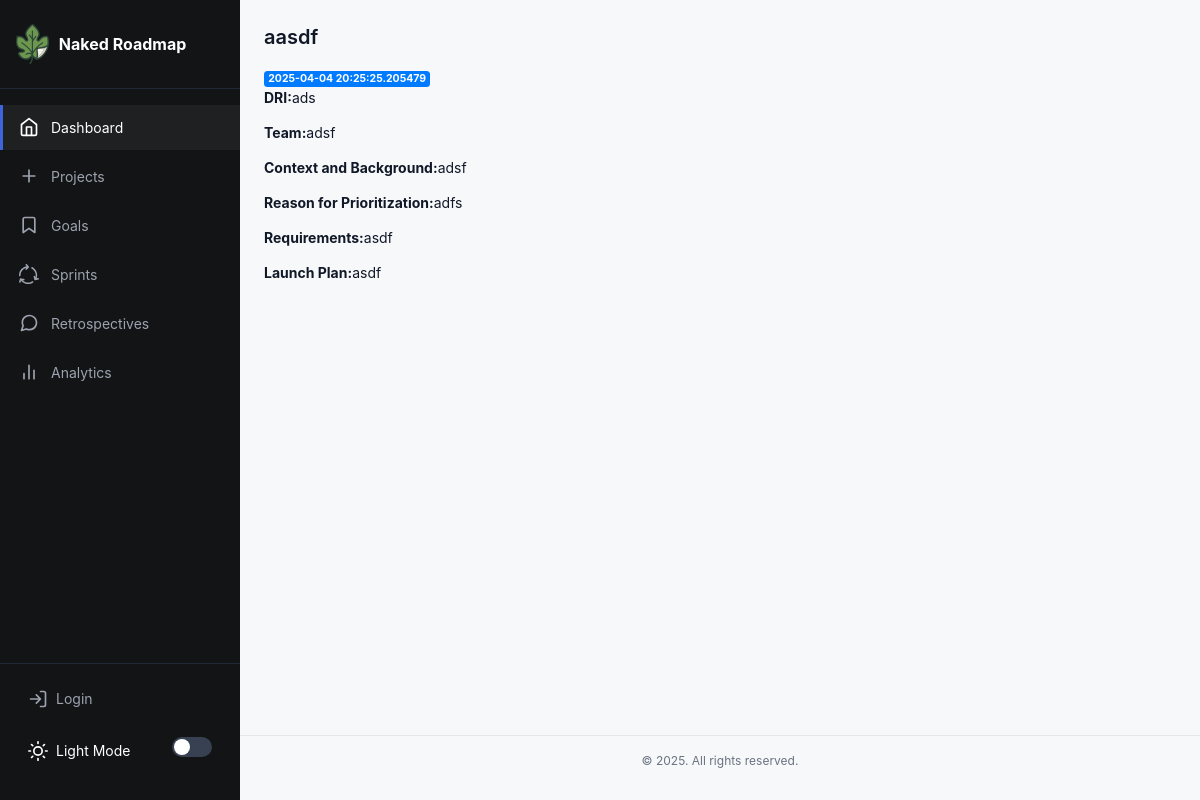
Page /2 on the earlier database version.
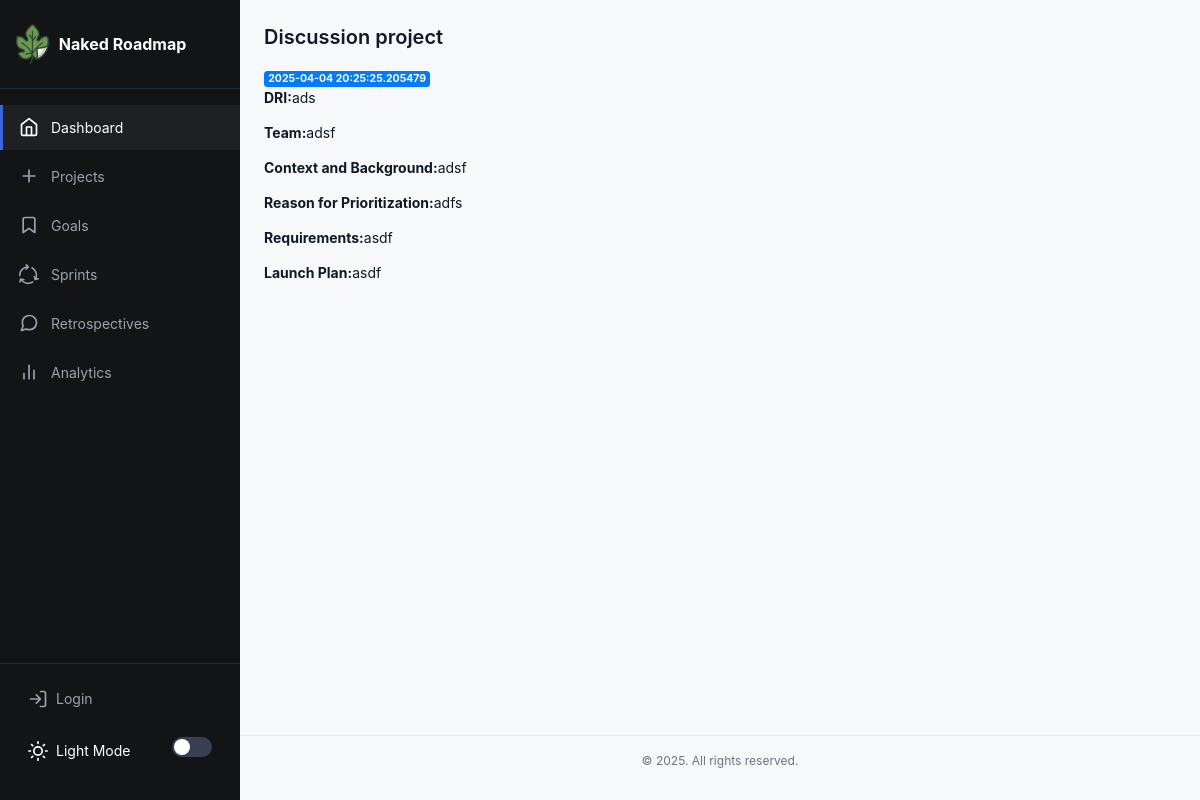
Same page on the later database version.
### app/models.py (models this page shows, shortened)
class Project(db.Model):
    __tablename__ = "project"
    id: so.Mapped[int] = so.mapped_column(primary_key=True)
    name: so.Mapped[str] = so.mapped_column(sa.TEXT())
    created: so.Mapped[datetime] = so.mapped_column(index=True, default=lambda: datetime.now(timezone.utc))
    dri: so.Mapped[str] = so.mapped_column(sa.TEXT())
    team: so.Mapped[str] = so.mapped_column(sa.TEXT())
    context: so.Mapped[str] = so.mapped_column(sa.TEXT())
    why: so.Mapped[str] = so.mapped_column(sa.TEXT())
    requirements: so.Mapped[str] = so.mapped_column(sa.TEXT())
    launch: so.Mapped[str] = so.mapped_column(sa.TEXT())
    location: so.Mapped[str] = so.mapped_column(sa.TEXT(),  nullable=True, default="discussion")

### app/routes.py (the view)
@app.route('/<int:project_id>')
def project(project_id):
    project = (
        Project.query
        .filter_by(id=project_id)
        .first()
    )
    return render_template('project.html', project=project)

### app/templates/project.html
{% extends 'base.html' %}
{% block content %}
    <h2>{{ project['name'] }}</h2>
    <span class="badge badge-primary">{{ project['created'] }}</span>
    <p><strong>DRI:</strong>{{ project['dri'] }}</p>
    <p><strong>Team:</strong>{{ project['team'] }}</p>
    <p><strong>Context and Background:</strong>{{ project['context'] }}</p>
    <p><strong>Reason for Prioritization:</strong>{{ project['why'] }}</p>
    <p><strong>Requirements:</strong>{{ project['requirements'] }}</p>
    <p><strong>Launch Plan:</strong>{{ project['launch'] }}</p>
{% endblock %}

Differences in the rows shown:
changed Project "ads": name "aasdf" → "Discussion project"
